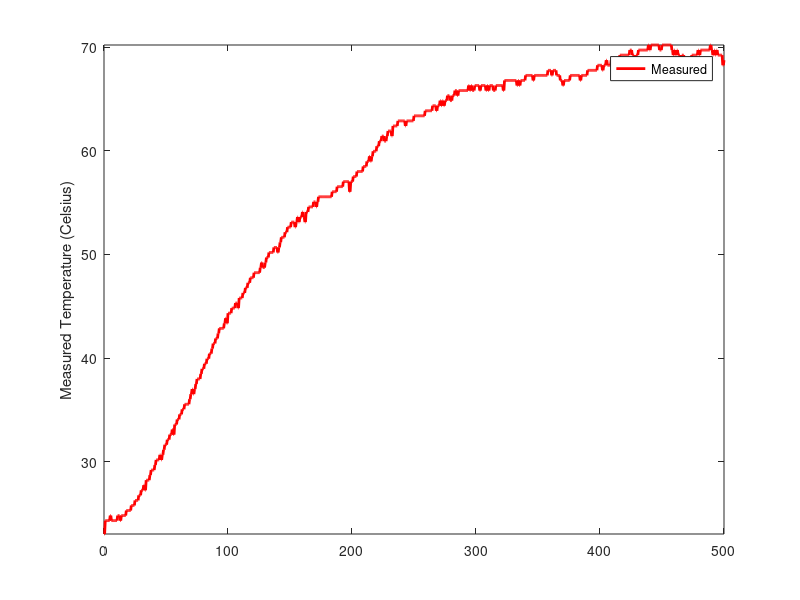

Source code (MATLAB):

%%%%%%%%%%%%%%%%%%%%%%%%%%%%%%%%%%%%%%%%%%%%%%%%%%%%%%%%%%%%%%%%%%%%%%%%%%%
%%%%%%%%%%%% Plot temperature Exp_2 measurement obtain FOPDT parameters to
%%%%%%%%%%%% step input
%%%%%%%%%%%%%%%%%%%%%%%%%%%%%%%%%%%%%%%%%%%%%%%%%%%%%%%%%%%%%%%%%%%%%%%%%%%
clc;clear all;
load ('Exp_2.mat')
figure(1)

plot(t,Temperature,'r-','LineWidth',2);
ylabel('Measured Temperature (Celsius)');
legend('Measured');
axis tight

dy=Temperature(end)-Temperature(1);
du=90;
Kp=dy/du;
dead_time=22-9;
y_tao=Temperature(1)+0.632*dy;
Tao=145.2-22;